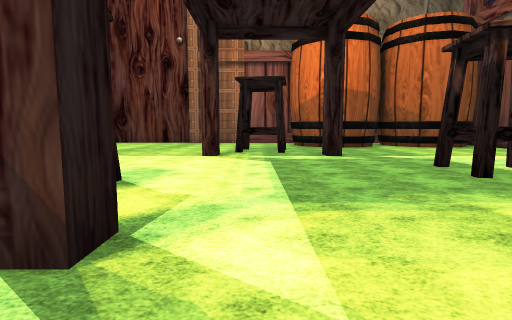
View 1 (above)

23 first-person views from a walk through a Unity game level. The camera is 1.5 m above the floor, tilts 6° down and sees 80° across. The floor is counted in squares, 2 m on a side. Each view is taken from the middle of a square. On the plan, view 1 faces up. The plan holds only what a view shows up to about 10 squares ahead; the rest is blank. The place goes on beyond the plan. The terrain is drawn as flat ground. Some surface patterns are stand-ins.

View 2
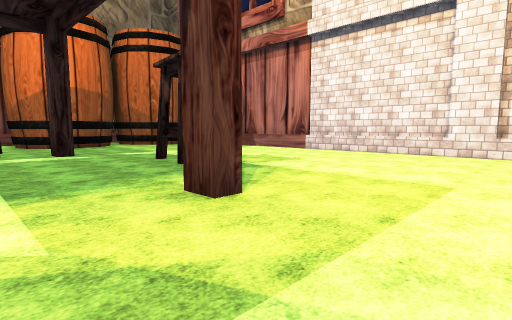

View 3
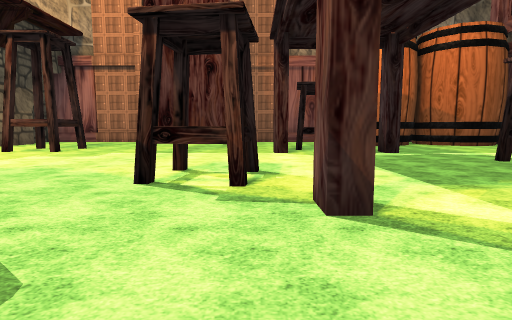

View 4
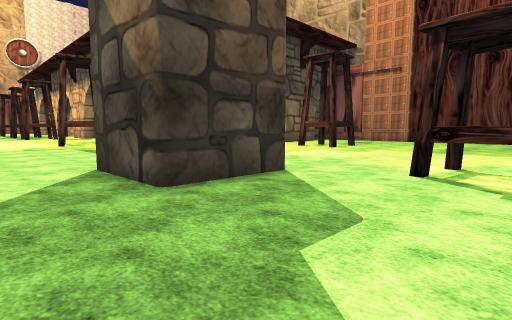

View 5
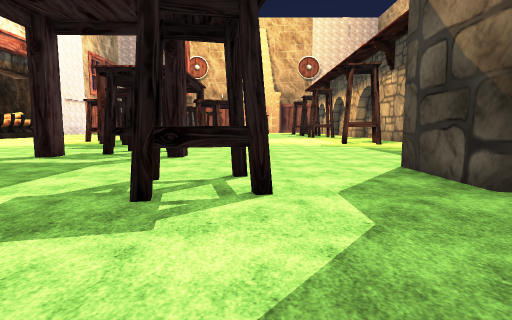

View 6
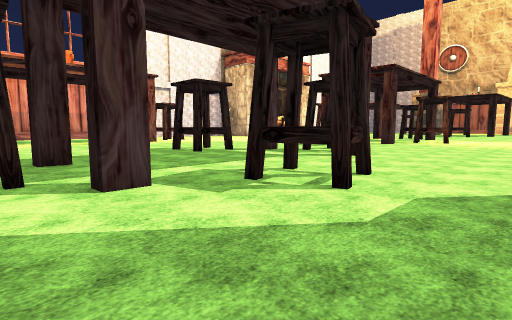

View 7
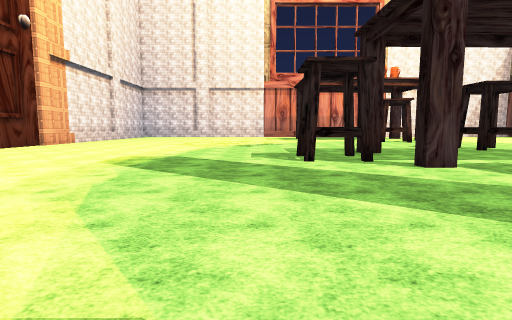

View 8
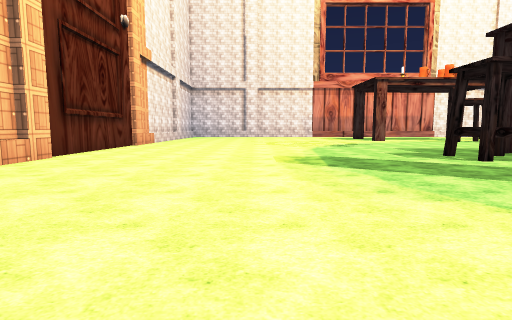

View 9
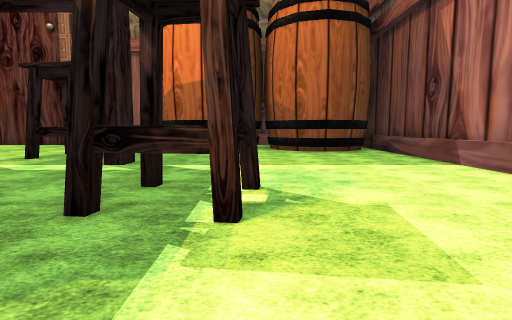

View 10
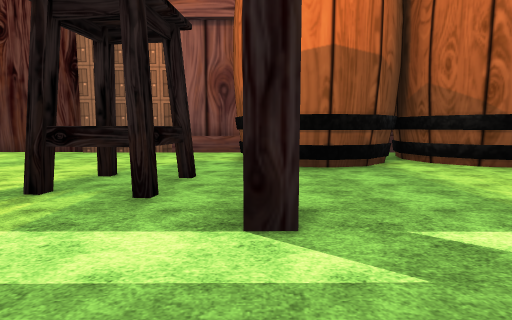

View 11
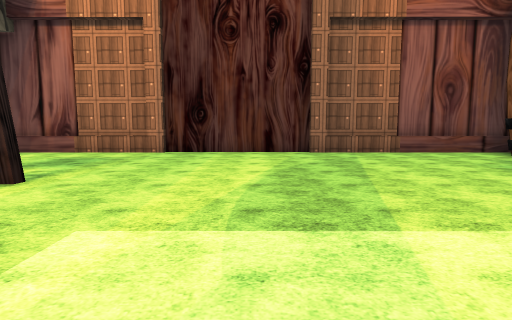

View 12
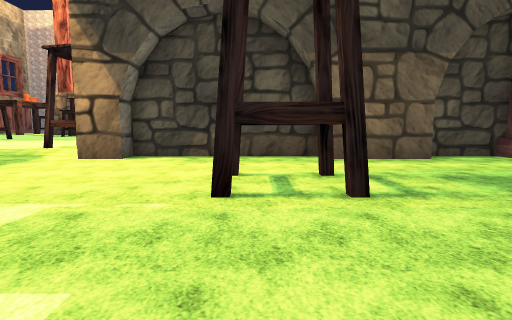

View 13
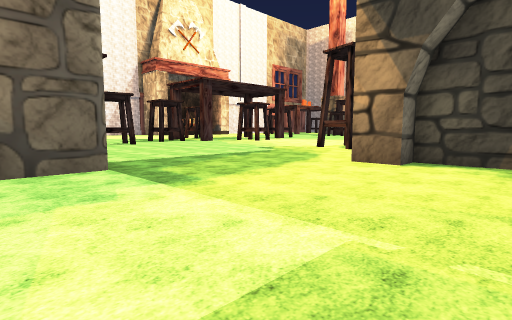

View 14
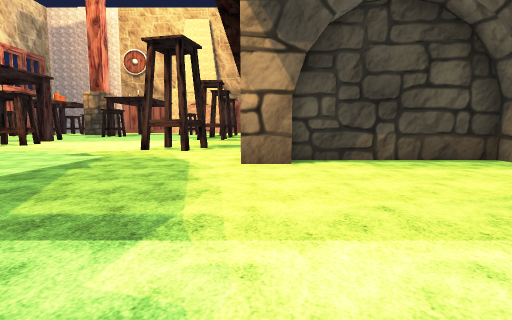

View 15
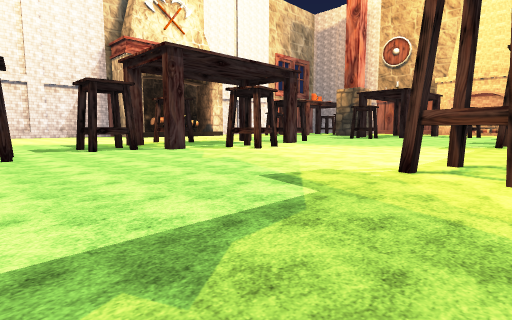

View 16
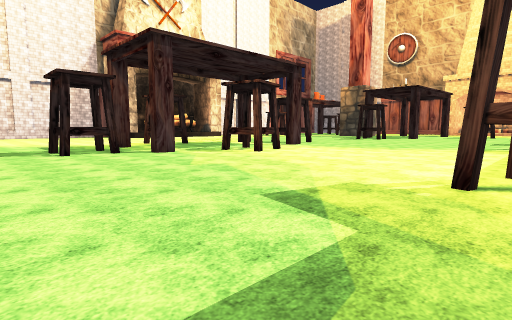

View 17
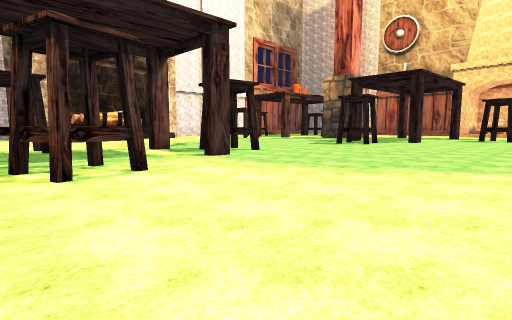

View 18
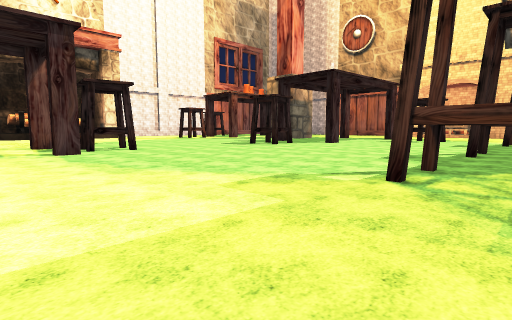

View 19
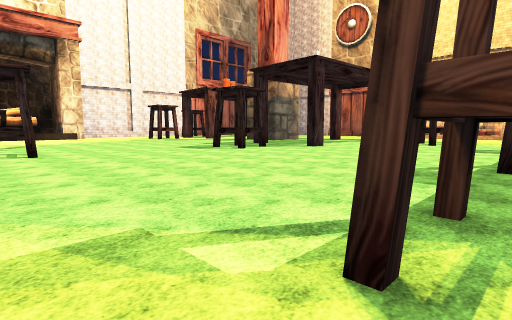

View 20
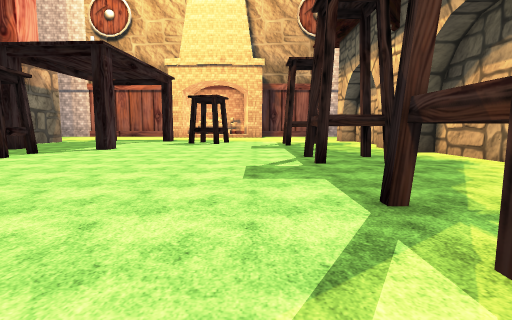

View 21
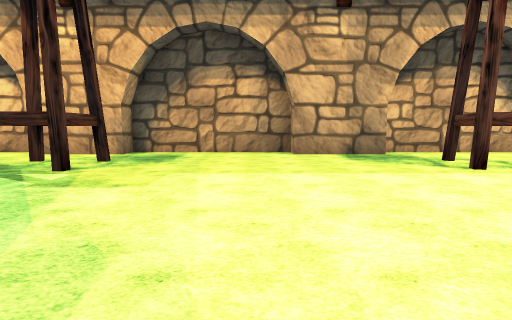

View 22
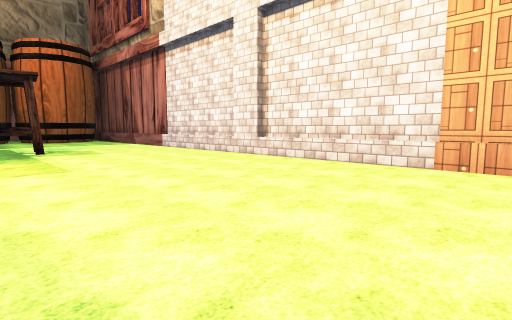

View 23
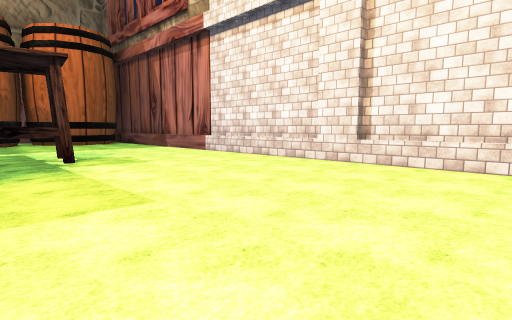

### Floor plan
Key: @ floor where view 1 was taken; # wall or solid block; . floor; S stool.
Columns run from 36 left of view 1 to 10 right of it. Each row starts with its distance up from view 1.
 16                        #################
 15                        #...............#  #
 14                        #..............##  #
 13                        #..............#####
 12                        #...............##.###.#
 11                        #............S.........#
 10                        #..SS........SS........#
  9                        #..SS..................#
  8                        #...........#..#.......#
  7                        #......................#
  6   ####### ###### #######................SS....#
  5   #.....###....###.....#................S.....#
  4   ...............................SS...........#
  3   ..SS...SS........SS............S............#
  2   ..SS...SS.......S.........###....#..#.......#
  1 ...................S........###...............#
  0 ............................###.....@.........#
 -1  .............................................#
 -2   ............................................#
 -3   ............................S...............#
 -4   ............................SS..............#
 -5   ...............S........#......#............#
 -6   ..............SS......SS........SS..........#
 -7   .SS  ......#.... #....SS........SS..........#
 -8   .S    ...SS.....  .SS..........#............#
 -9          ..SS.....   .....#.S.................#

Where each view was taken, in squares from view 1:
view 1: 0 up, 0 right, facing up
view 2: 1 down, 0 right, facing up-right
view 3: 1 down, 2 left, facing up
view 4: 2 down, 2 left, facing up-left
view 5: 3 down, 2 left, facing left
view 6: 1 down, 2 left, facing down-left
view 7: 1 up, 0 right, facing down
view 8: 1 up, 4 right, facing down
view 9: 2 up, 5 right, facing up
view 10: 6 up, 2 right, facing up
view 11: 6 up, 5 left, facing up
view 12: 9 up, 5 left, facing left
view 13: 8 up, 6 left, facing down-left
view 14: 5 up, 6 left, facing left
view 15: 3 up, 11 left, facing down-left
view 16: 2 up, 12 left, facing down-left
view 17: 0 up, 18 left, facing down-left
view 18: 3 up, 21 left, facing down-left
view 19: 2 up, 24 left, facing down-left
view 20: 0 up, 24 left, facing left
view 21: 4 down, 22 left, facing up
view 22: 6 down, 3 right, facing up-right
view 23: 3 down, 3 right, facing up-right
